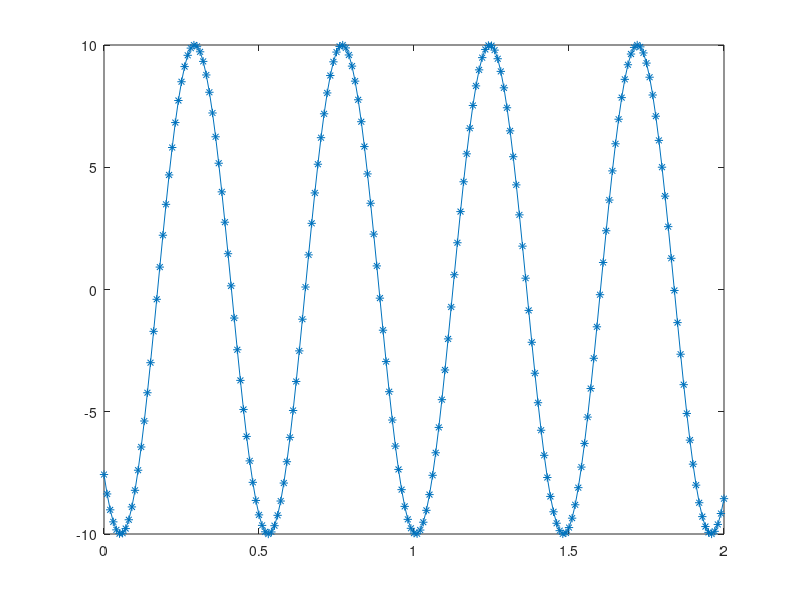

The MATLAB script that drew this image:
%% Linear Chirp

%Parameters
A = 10;
f0 = 2;
f1 = 0.1;
phi0 = 4;
%Signal Duration
sigLen = 2;
samplIntrvl = 0.01;
timeVec = 0:samplIntrvl:sigLen ;



sigVec = A * sin(2*pi*(f0*timeVec+f1*timeVec)+phi0);

%Plot of Signal in time domain
plot(timeVec,sigVec,'-*')